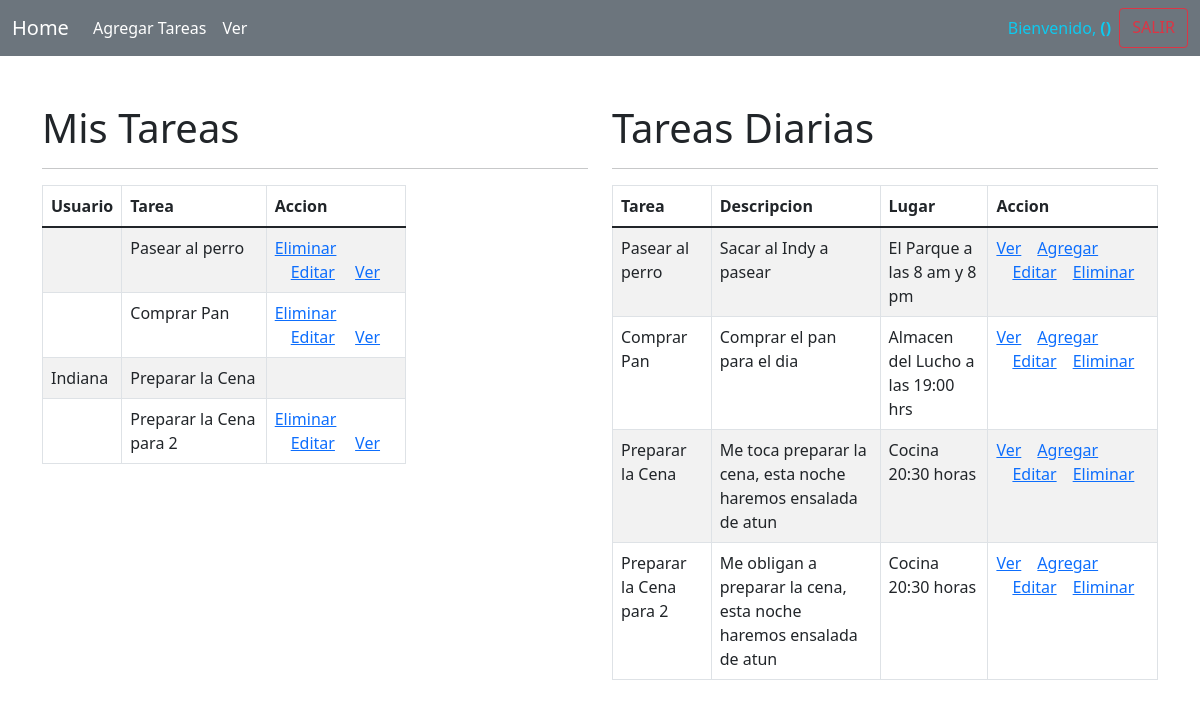
The page / (signed in) on the database its author committed.
### app/models.py (models this page shows, shortened)
class Job(models.Model):
    title = models.CharField(max_length=255)
    desc = models.TextField( blank=True, null=True)
    location = models.CharField(max_length=255)
    usuario_job = models.ForeignKey(User, related_name="jobs", on_delete = models.CASCADE, null=True, blank=True) # El usuario que subio un libro

class User(models.Model):
    first_name = models.CharField(max_length=200)
    last_name = models.CharField(max_length=200, null=True)
    email = models.EmailField(max_length=200, unique=True, null=True)
    password = models.CharField(max_length=100)
    cpassword = models.CharField(max_length=100,null=True, blank=True)
    class Meta:
        verbose_name = 'Usuario'
        verbose_name_plural = 'Usuarios'
        ordering = ['first_name']

### app/views.py (the view)
# urls.py: path('', views.index),
def index(request):
    if 'usuario' not in request.session:
        return redirect('/login')
    tareas = Job.objects.all()
    if request.method == 'POST':
        form = JobForm(request.POST)
        if form.is_valid():
            tarea = form.save(commit=False)
            tarea.usuario = User.objects.get(id=request.session["usuario"]["id"])
            tarea.save()
            messages.success(request, "Tarea agregada correctamente")
            return redirect('/')
        else:
            messages.error(request, "Formulario procesado con errores.")
            return render(request, 'app/index.html', {'form':form, 'tareas': tareas})
    else:
        context = {
            'form': JobForm(),
            'tareas': tareas
    }
        return render(request, 'app/index.html', context)

### app/templates/app/index.html (shortened to what this page needs)
{% extends 'app/base.html' %}
{% block contenido %}
{% include 'app/menu.html' %}
<div class="container">
    <div class="row mt-5">
        <div class="col-md-6">
                <h1 class="mb-10 mt-10">Mis Tareas</h1>
                <hr/>
                <div class="col-8">
                    <div>
                        <table class="table table-striped table-bordered">
                            <thead>
                            <tr>
                                <th>Usuario</th>
                                <th>Tarea</th>
                                <th>Accion</th>
                            </tr>
                            </thead>
                            <tbody>
                                {% for tarea in tareas %}
                                    <tr>
                                        <td>{{tarea.usuario_job.first_name}}</td>
                                        <td>{{tarea.title}}</td>
                                        <td>
                                            {% if request.session.usuario.id == tarea.usuario_job.id %}
                                            <a href="/tarea/done/{{tarea.id}}" class="card-link">Eliminar</a>
                                            <a href="/tarea/edit/{{tarea.id}}" class="card-link">Editar</a>
                                            <a href="/tarea/ver/{{tarea.id}}" class="card-link">Ver</a>
                                        </td>
                                            {% endif %}
                                    </tr>
                                {% endfor %}
                            </tbody>
                        </table>
                    </div>
                </div>
        </div>
        <div class="col-md-6">
            <h1 class="mb-10 mt-10">Tareas Diarias</h1>
            <hr/>
            <div class="col-15">
                <div>
                    <table class="table table-striped table-bordered">
                        <thead>
                        <tr>
                            <th>Tarea</th>
                            <th>Descripcion</th>
                            <th>Lugar</th>
                            <th>Accion</th>
                        </tr>
                        </thead>
                        <tbody>
                            {% for tarea in tareas %}
                                <tr>
                                    <td>{{tarea.title}}</td>
                                    <td>{{tarea.desc}}</td>
                                    <td>{{tarea.location}}</td>
                                    <td><a href="#" class="card-link">Ver</a><a href="#" class="card-link">Agregar</a>
                                        <a href="#" class="card-link">Editar</a><a href="#" class="card-link">Eliminar</a>
                                    </td>
                            {% endfor %}
                        </tbody>
                    </table>
                </div>
            </div>
        </div>
    </div>
</div>
{% endblock %}

### app/templates/app/base.html (shortened to what this page needs)
<!DOCTYPE html>
<html lang="en">
<head>
    <link href="https://cdn.jsdelivr.net/npm/bootstrap@5.1.3/dist/css/bootstrap.min.css" rel="stylesheet"
>
    <link rel="stylesheet" href="https://cdnjs.cloudflare.com/ajax/libs/toastr.js/latest/toastr.min.css">
</head>
<body>
        {% block contenido %}
        {% endblock %}
</body>
</html>

### app/templates/app/menu.html (shortened to what this page needs)
<nav class="navbar navbar-expand-lg navbar-dark bg-secondary">
    <div class="container-fluid">
        <a class="navbar-brand" href="/">Home</a>
        <div class="collapse navbar-collapse" id="navbarSupportedContent">
            <ul class="navbar-nav me-auto mb-2 mb-lg-0">
                <li class="nav-item">
                    <a class="nav-link active" aria-current="page" href="/add">Agregar Tareas</a>
                </li>
                <li class="nav-item">
                    <a class="nav-link active" aria-current="page" href="/ver">Ver</a>
                </li>
            </ul>
            <div class="d-flex">
                <ul class="navbar-nav me-auto mb-2 mb-lg-0">
                    <li class="nav-item">
                        <span class="nav-link active text-info">Bienvenido, <b>{{request.session.usuario.nombre}}
                                ({{request.session.usuario.role_nombre}})</b></span>
                    </li>
                </ul>
                <a href="/logout" class="btn btn-outline-danger">SALIR</a>
            </div>
        </div>
    </div>
</nav>

### rows shown on the page
Job: title "Pasear al perro", desc "Sacar al Indy a pasear", location "El Parque a las 8 am y 8 pm"
Job: title "Comprar Pan", desc "Comprar el pan para el dia", location "Almacen del Lucho a las 19:00 hrs"
Job: usuario_job.first_name "Indiana", title "Preparar la Cena", desc "Me toca preparar la cena, esta noche haremos ensalada de atun", location "Cocina 20:30 horas"
Job: title "Preparar la Cena para 2", desc "Me obligan a preparar la cena, esta noche haremos ensalada de atun", location "Cocina 20:30 horas"
